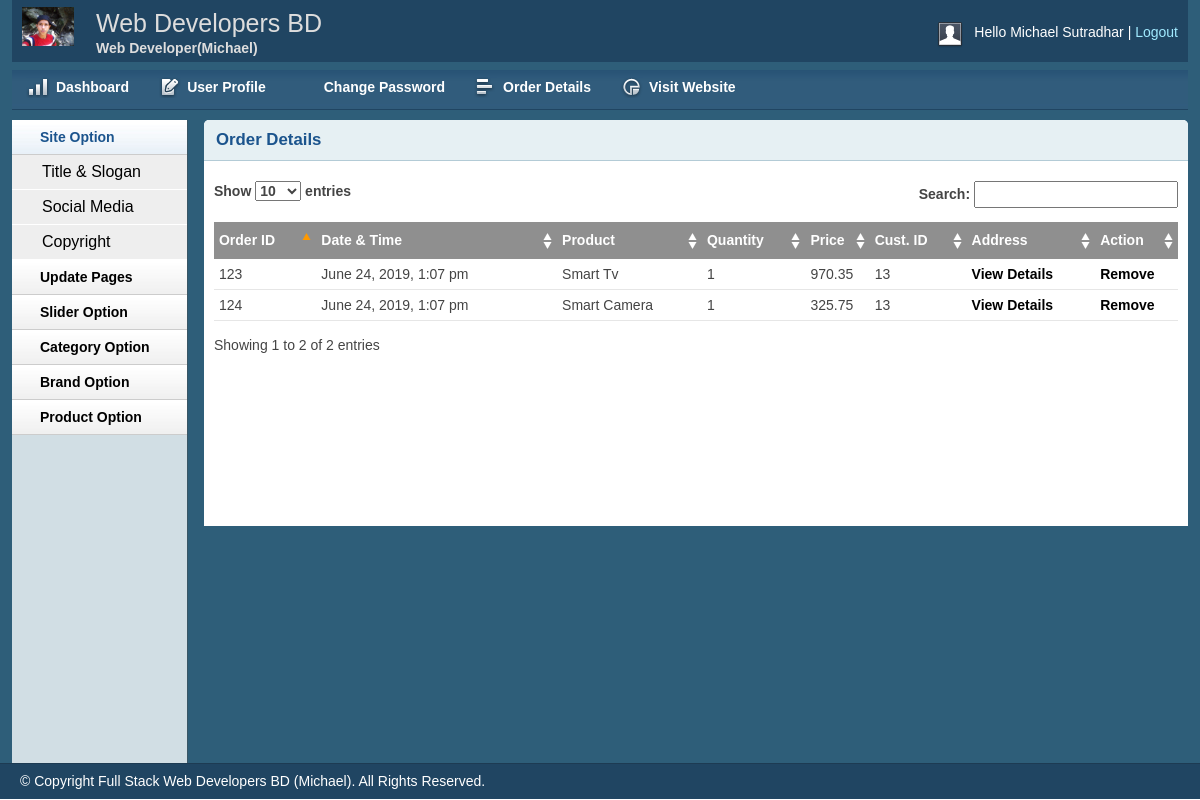
Page /shop/admin/inbox.php (signed in) on the committed database.
### tables this page shows
CREATE TABLE `tbl_order` (
  `id` int(11) NOT NULL,
  `cmrid` int(11) NOT NULL,
  `productId` int(11) NOT NULL,
  `productName` varchar(255) NOT NULL,
  `quantity` int(11) NOT NULL,
  `price` float(10,2) NOT NULL,
  `image` varchar(255) NOT NULL,
  `date` datetime NOT NULL DEFAULT CURRENT_TIMESTAMP,
  `status` int(11) NOT NULL DEFAULT '0'
);

### shop/lib/Database.php (called while the page is built, shortened)
<?php
Class Database{
 public $host   = DB_HOST;
 public $user   = DB_USER;
 public $pass   = DB_PASS;
 public $dbname = DB_NAME;
 public $link;
private function connectDB(){
 $this->link = new mysqli($this->host, $this->user, $this->pass,
  $this->dbname);
 }
public function select($query){
  $result = $this->link->query($query) or
   die($this->link->error.__LINE__);
  if($result->num_rows > 0){
    return $result;
  } else {
    return false;
  }
 }
}

### shop/classes/Cart.php (called while the page is built, shortened)
<?php
    $filepath = realpath(dirname(__FILE__));
    include_once ($filepath.'/../lib/Database.php');
    include_once ($filepath.'/../helpers/Format.php');
?>
<?php
class Cart{
    private $db;
    public function __construct() {
        $this->db = new Database();
    }
   public function getAllOrderProduct(){
         $query = "SELECT * FROM tbl_order ";
        $result = $this->db->select($query);
        return $result;
   }
}

### shop/helpers/Format.php (called while the page is built, shortened)
<?php
class Format{
 public function formatDate($date){
  return date('F j, Y, g:i a', strtotime($date));
 }
}

### shop/admin/inbox.php (the view, shortened to what this page needs)
<?php include 'inc/header.php'; ?>
<?php include 'inc/sidebar.php'; ?>
<?php
$filepath = realpath(dirname(__FILE__));
include_once ($filepath . '/../classes/Cart.php');
$ct = new Cart();
$fm = new Format();
?>
<div class="grid_10">
    <div class="box round first grid">
        <h2>Order Details</h2>
        <div class="block">
            <table class="data display datatable" id="example">
                <thead>
                    <tr>
                        <th>Order ID</th>
                        <th>Date & Time</th>
                        <th>Product</th>
                        <th>Quantity</th>
                        <th>Price</th>
                        <th>Cust. ID</th>
                        <th>Address</th>
                        <th>Action</th>
                    </tr>
                </thead>
                <tbody>
                    <?php
                    $getorder = $ct->getAllOrderProduct();
                    if ($getorder) {
                        while ($result = $getorder->fetch_assoc()) {
                            ?>
                            <tr class="odd gradeX">
                                <td><?php echo $result['id']; ?></td>
                                <td><?php echo $fm->formatDate($result['date']); ?></td>
                                <td><?php echo $result['productName']; ?></td>
                                <td><?php echo $result['quantity']; ?></td>
                                <td><?php echo $result['price']; ?></td>
                                <td><?php echo $result['cmrid']; ?></td>
                                <td>
                                    <a href="viewcustomer.php?custId=<?php echo $result['cmrid']; ?>">View Details</a>
                                </td>
                                <?php
                                if($result['status'] == '0'){ ?>
                                <td><a href="?orderid=<?php echo $result['id']; ?>">Shifted</a></td>
                                 <?php  } elseif($result['status'] == '1') { ?>
                                <td>Pending</td>
                                 <?php } else{ ?>
                                <td><a href="?delorderid=<?php echo $result['id']; ?>">Remove</a></td>
                                <?php } ?>
                            </tr>
                        <?php } } ?>
                </tbody>
            </table>
        </div>
    </div>
</div>
<?php include 'inc/footer.php'; ?>

### shop/admin/css/text.css (style rules this page uses)
body { font: 13px/1.5 Tahoma, Helvetica, Arial, 'Liberation Sans', FreeSans, sans-serif; }
h2 { font-size: 23px; }
p, dl, hr, h1, h2, h3, h4, h5, h6, ol, ul, pre, table, address, fieldset { margin-bottom: 20px; }

### shop/admin/css/grid.css (style rules this page uses)
.grid_1, .grid_2, .grid_3, .grid_4, .grid_5, .grid_6, .grid_7, .grid_8, .grid_9, .grid_10, .grid_11, .grid_12, .grid_13, .grid_14, .grid_15, .grid_16 { display: inline; float: left; margin-left: 1%; margin-right: 1%; }
.container_12 .grid_10 { width: 81.333%; }

### shop/admin/css/layout.css (style rules this page uses)
body { background: #fff none repeat scroll 0 0; color: #444; font-size: 14px; padding: 0; }
a { color: #000; font-weight:bold; text-decoration: none; }
h1, h2, h3, h4, h5, h6 { line-height:1.2em; margin-bottom:.3em; }
h2 { margin-top:1em; }
.box { background:#fff; margin-bottom:20px; padding:10px 10px 10px 10px; margin-left:-8px; }
.box.grid { padding-bottom:40px; }
.box.round { -moz-border-radius: 5px 5px 0px 0px; -webkit-border-radius: 5px 5px 0px 0px; border-radius: 5px 5px 0px 0px; }
.box h2 { font-size:1.2em; font-weight:bold; color:#1B548D; background:#E6F0F3; margin:-10px -10px 0 -10px; padding:10px 12px; border-bottom:1px solid #B3CBD6; -moz-border-radius: 5px 5px 0px 0px; -webkit-border-radius: 5px 5px 0px 0px; border-radius: 5px 5px 0px 0px; }
.box.first { min-height: 406px; }
.block { padding-top:20px; }
.block { padding-bottom:1px; }
table.display { margin: 0 auto; clear: both; width: 100%; }
.sorting_asc { background: #8f8f8f url(../img/table/sort_asc.png) no-repeat center right; padding:8px 5px; text-align:left; color:#fff; }
.sorting { background:#8f8f8f url(../img/table/sort_both.png) no-repeat center right; padding:8px 5px; text-align:left; color:#fff; }
tr.odd { height: 30px; line-height: 30px; border-bottom:1px solid #e6e6e6; }
tr.even { height: 30px; line-height: 30px; border-bottom:1px solid #e6e6e6; }
tr.odd td, tr.even td { padding-left:5px; }

### rows in the picture
tbl_order: id "123", date "June 24, 2019, 1:07 pm", productName "Smart Tv", quantity "1", price "970.35", cmrid "13"
tbl_order: id "124", date "June 24, 2019, 1:07 pm", productName "Smart Camera", quantity "1", price "325.75", cmrid "13"

### other values in the picture
Session::get('adminName') "Michael Sutradhar"
